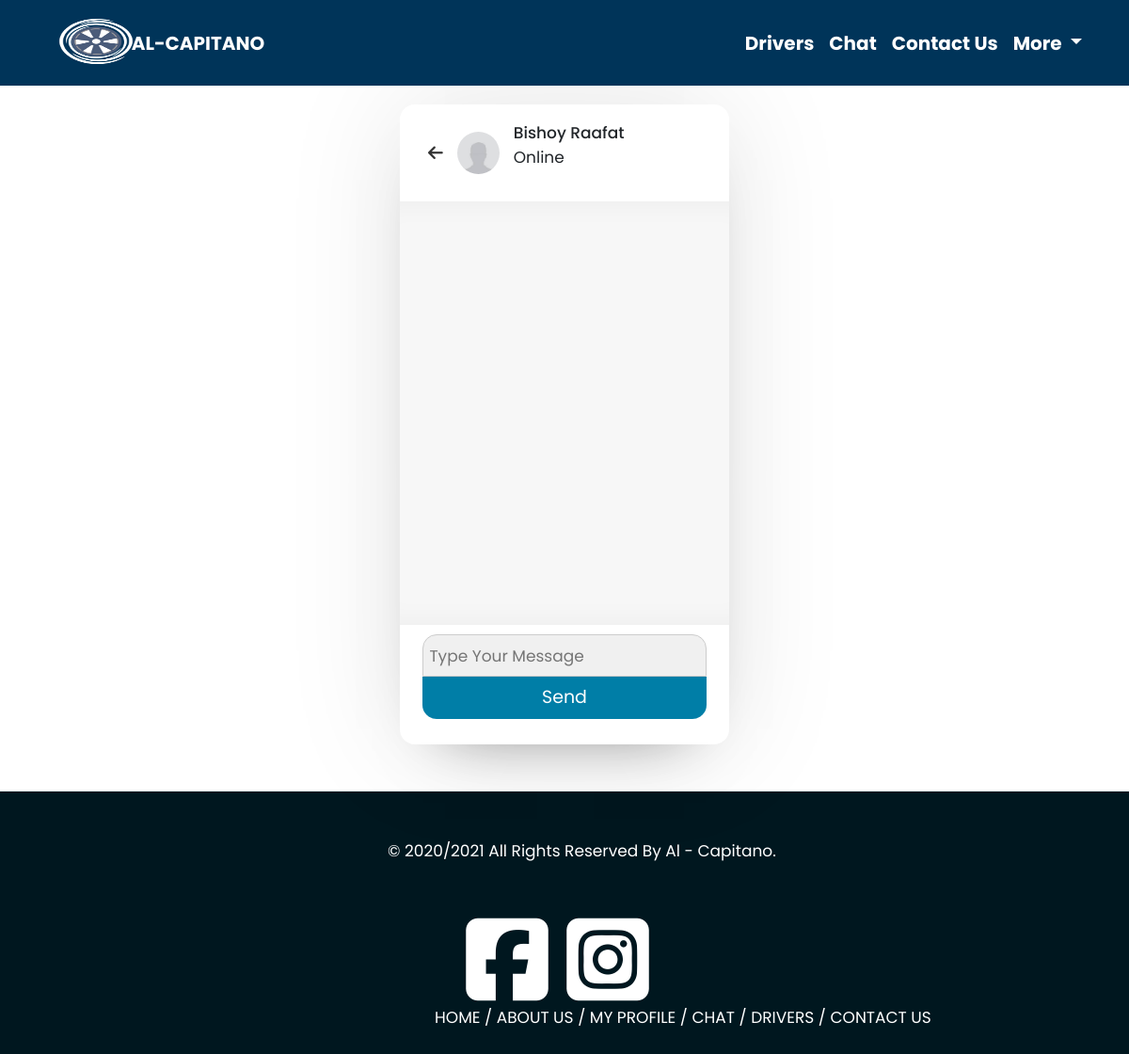
The app's page /message.php?user_id=73 (signed in) with its own data.
### tables this page shows
CREATE TABLE `drivers` (
  `Driver_ID` int(11) NOT NULL,
  `First_Name` varchar(255) NOT NULL,
  `Last_Name` varchar(255) NOT NULL,
  `Mobile` varchar(255) NOT NULL,
  `Age` int(11) NOT NULL,
  `Country` varchar(255) NOT NULL,
  `National_ID` varchar(255) NOT NULL COMMENT 'rkm l bta2a',
  `License_ID` varchar(255) NOT NULL,
  `Driver_Image` varchar(255) NOT NULL,
  `Reg_Date` timestamp NOT NULL DEFAULT current_timestamp(),
  `UserID` int(11) NOT NULL
);

### message.php (the view, shortened to what this page needs)
<?php
if (isset($_SESSION['userName'])) {
    include('int.php');
    include $tpl . "chatnav.php";
?>
    <div class="container">
        <div class="row">
            <div class="col-md-12  d-flex justify-content-center user-chat-area">
                <div class="wrapper2 wrapper">
                    <section class="chat-area">
                        <?php
                        $user_id = $_GET['user_id'];
                        $stmt = $conn->prepare("SELECT * FROM users WHERE User_ID = '{$user_id}'");
                        $stmt->execute();
                        $count = $stmt->rowCount();
                        if ($count > 0) {
                            $user = $stmt->fetch();
                            if ($user['Group_ID'] == 1) {
                                $stmt = $conn->prepare("SELECT * FROM drivers WHERE UserID = '{$user_id}'");
                                $stmt->execute();
                                $duser = $stmt->fetch();
                        ?>
                                <header>
                                    <a href="chat.php" class="back-icon"> <i class="fas fa-arrow-left"></i></a>
                                    <img src="images/driverimages/<?php echo $duser['Driver_Image'] ?>" alt="">
                                    <div class="details">
                                        <span><?php echo $duser['First_Name'] . ' ' . $duser['Last_Name'] ?></span>
                                        <p>online</p>
                                    </div>
                                </header>
                                <div class="chat-box">
                                </div>
                                <form action="#" class="typing-area">
                                    <div class="container">
                                        <div class="row">
                                            <div class="">
                                                <input type="text" name="message" class="input-field " placeholder="type your message" autocomplete="off">
                                            </div>
                                            <div class="">
                                                <button>send</button>
                                            </div>
                                        </div>
                                    </div>
                                </form>
                        <?php
                            }
                        }
                        ?>
                    </section>
                </div>
            </div>
        </div>
    </div>
<?php
    include $tpl . ('footer.php');
} else {
    header("location:login.php");
}

### layout/css/frontend.css (style rules this page uses)
* { text-transform: capitalize !important; }
body { background-color: white !important; font-size: 17px; }
a { text-decoration: none; color: black; }

### layout/css/loginstyle.css (style rules this page uses)
body,input { font-family: "Poppins", sans-serif; }
.input-field { max-width: 380px; width: 100%; background-color: #f0f0f0; margin: 10px 0; height: 55px; border-radius: 55px; display: grid; grid-template-columns: 15% 85%; padding: 0 0.4rem; position: relative; }

### layout/css/chatstyle.css (style rules this page uses)
* { box-sizing: border-box; text-decoration: none; font-family: "Poppins", sans-serif; }
.user-chat-area { margin-top: 20px !important; margin-bottom: 10px !important; height: 700px !important; }
.wrapper { width: 350px; border-radius: 16px; box-shadow: 0 0 128px 0 rgba(0, 0, 0, 0.1), 0 32px 64px -48px rgba(0, 0, 0, 0.5); }
.wrapper2 { width: 350px; border-radius: 16px; box-shadow: 0 0 128px 0 rgba(0, 0, 0, 0.1), 0 32px 64px -48px rgba(0, 0, 0, 0.5); height: 680px; }
.wrapper img { object-fit: cover; border-radius: 50%; }
.chat-area { width: 350px !important; }
.chat-area header { display: flex; align-items: center; padding: 18px 30px; }
.chat-area header .back-icon { font-size: 18px; color: #333; }
.chat-area header img { height: 45px; width: 45px; margin: 0 15px; }
.chat-area header span { font-size: 17px; font-weight: 500; }
.chat-box { height: 450px; overflow-y: auto; background: #f7f7f7; padding: 10px 30px 20px 30px; box-shadow: inset 0 32px 32px -32px rgb(0 0 0 / 5%), inset 0 -32px 32px -32px rgb(0 0 0 / 5%); }
.typing-area button { width: 100% !important; margin-top: -10px !important; }
.chat-area .typing-area { display: flex; justify-content: space-between; }
.typing-area input { height: 45px; width: 100% !important; font-size: 17px; border: 1px solid #ccc; border-radius: 15px 15px 0 0; outline: none; }
.typing-area button { height: 45px; padding: 0 13px; width: 55px; border: none; outline: none; background: #007ea7; color: #fff; font-size: 19px; cursor: pointer; border-radius: 0 0 15px 15px; }

### records on screen
drivers: Driver_Image (picture), First_Name "Bishoy", Last_Name "Raafat"
